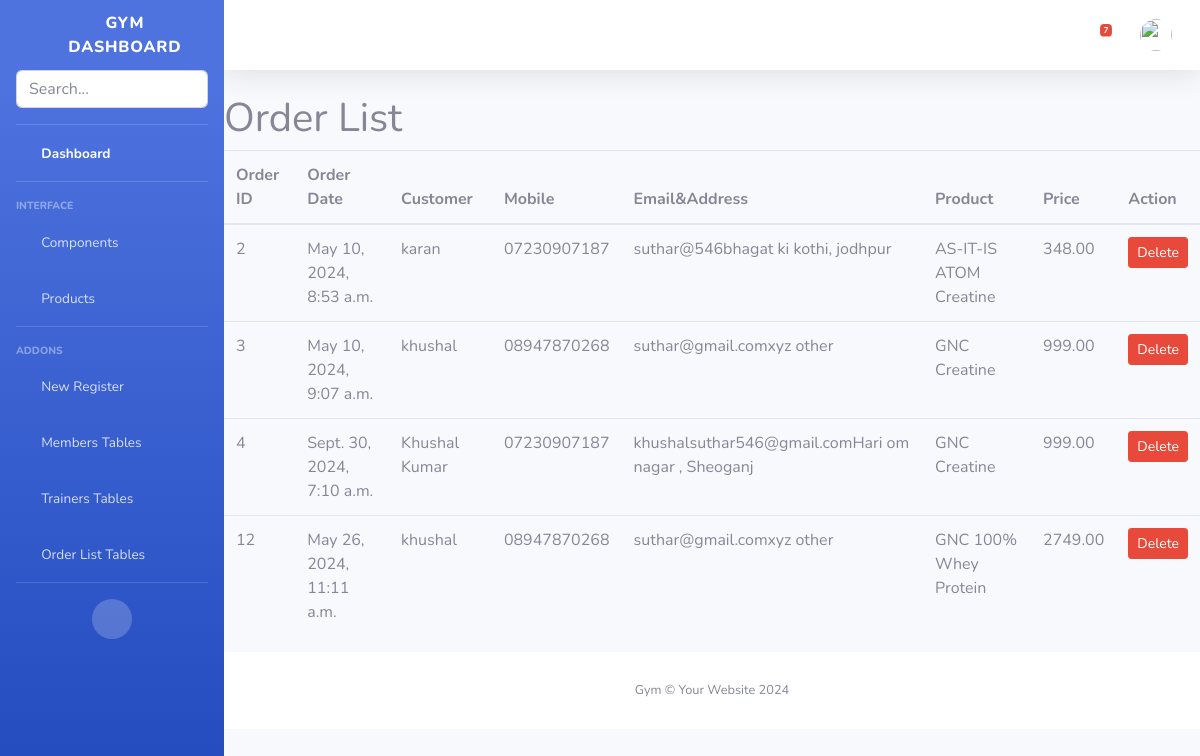
The app's page /order_list/ with its own data.
### gymapp/models.py (models this page shows)
class Orderpoduct(models.Model):
    product = models.ForeignKey(Product, on_delete=models.CASCADE)
    customer_name = models.CharField(max_length=100)
    product_name = models.CharField(max_length=100)
    mobile = models.CharField(max_length=15)
    address = models.TextField()
    order_date = models.DateTimeField(auto_now_add=True)
    price = models.DecimalField(max_digits=10, decimal_places=2)  # Add price field

class Ordersupli(models.Model):
    product = models.ForeignKey(supliment, on_delete=models.CASCADE)
    customer_name = models.CharField(max_length=100)
    product_name = models.CharField(max_length=100)
    mobile = models.CharField(max_length=15)
    address = models.TextField()
    order_date = models.DateTimeField(auto_now_add=True)
    price = models.DecimalField(max_digits=10, decimal_places=2)  # Add price field

### gymapp/views.py (the view)
# urls.py: path('order_list/', views.order_list, name='order_list'),
def order_list(request):
    msg = messages.objects.all()
    order_products = Orderpoduct.objects.all()
    order_suplis = Ordersupli.objects.all()
    order_equ = Orderequ.objects.all()
    all_orders = list(order_products) + list(order_suplis) + list(order_equ)
    return render(request, 'back/order_list.html', {'all_orders': all_orders,'messages':msg})

### gymapp/templates/back/order_list.html (shortened to what this page needs)
{% extends 'back/admin_base.html' %}
{% load static %}
{% block mainblock %}
<h1>Order List</h1>
    <table class="table">
        <thead>
            <tr>
                <th>Order ID</th>
                <th>Order Date</th>
                <th>Customer</th>
                <th>Mobile</th>
                <th>Email&Address</th>
                <th>Product</th>
                <th>Price</th>
                <th>Action</th>
            </tr>
        </thead>
        <tbody>
            {% for order in all_orders %}
                <tr>
                    <td>{{ order.id }}</td>
                    <td>{{ order.order_date }}</td>
                    <td>{{ order.customer_name }}</td>
                    <td>{{ order.mobile }}</td>
                    <td>{{ order.address  }}</td>
                    <td>{{ order.product_name  }}</td>
                    <td>{{ order.price  }}</td>
                    <td>
                        <form action="{% url 'delete_order_item' order.id %}" method="post">
                            <button type="submit" class="btn btn-danger btn-sm">Delete</button>
                        </form>
                    </td>
                </tr>
            {% endfor %}
        </tbody>
    </table>
{% endblock %}

### records on screen
Orderpoduct: id "2", order_date "May 10, 2024, 8:53 a.m.", customer_name "karan", mobile "07230907187", address "suthar@546bhagat ki kothi, jodhpur", product_name "AS-IT-IS ATOM Creatine", price "348.00"
Orderpoduct: id "3", order_date "May 10, 2024, 9:07 a.m.", customer_name "khushal", mobile "08947870268", address "suthar@gmail.comxyz other", product_name "GNC Creatine", price "999.00"
Orderpoduct: id "4", order_date "Sept. 30, 2024, 7:10 a.m.", customer_name "Khushal Kumar", mobile "07230907187", address "khushalsuthar546@gmail.comHari om nagar , Sheoganj", product_name "GNC Creatine", price "999.00"
Ordersupli: id "12", order_date "May 26, 2024, 11:11 a.m.", customer_name "khushal", mobile "08947870268", address "suthar@gmail.comxyz other", product_name "GNC 100% Whey Protein", price "2749.00"
